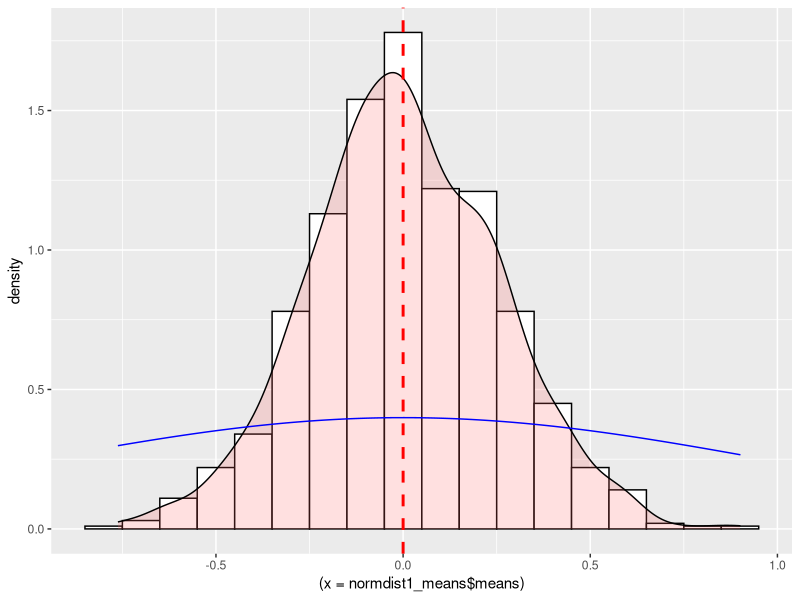
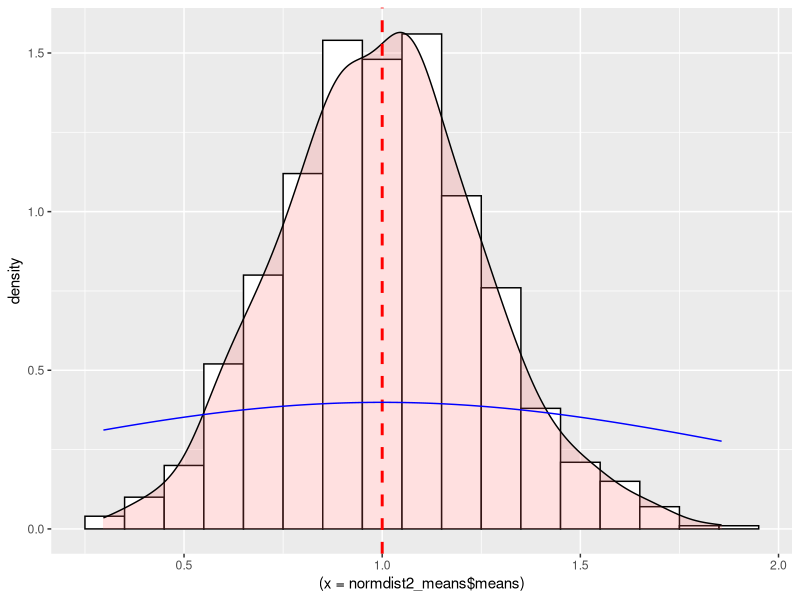
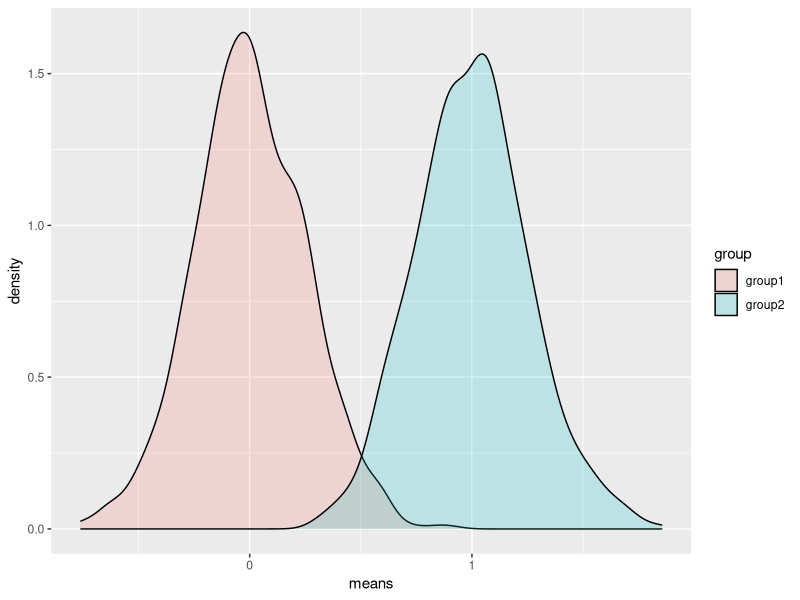
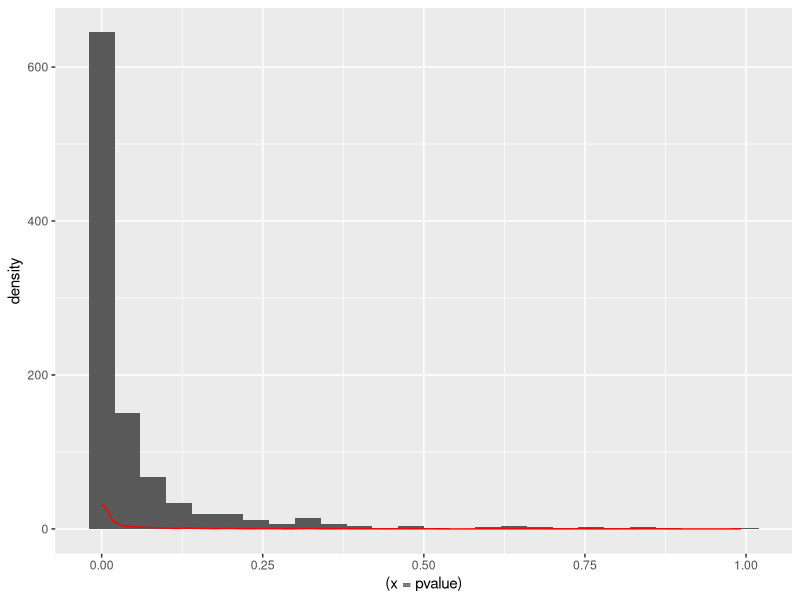
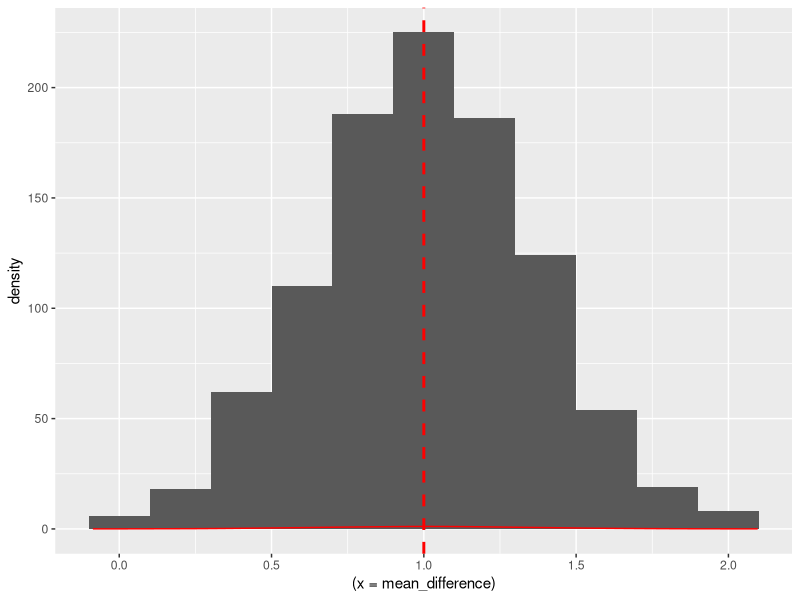
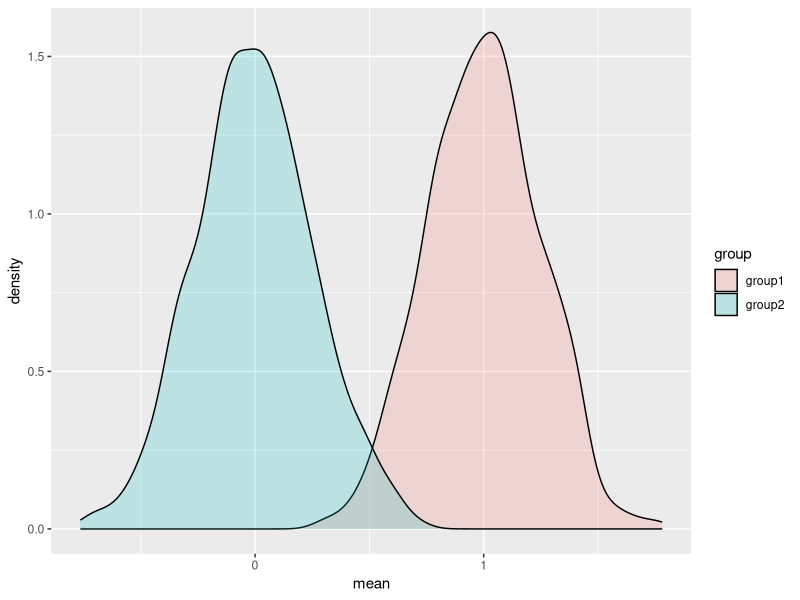

The R script that drew these images, in order:
# load neccesary libraries
library(ggplot2)
library(MASS) #for the mvrnorm function to follow

# set constants
mu1 <- 0 # mean for first group
mu2 <- 1 # mean for second group
sd1 <- 1 # standard deviation for first group
sd2 <- 1 # standard deviation for second group
n <- 16 # number of observations per group
numberOfSimulations <- 1000 # number of simulations to run

# set the seed to create reproducability
set.seed(1024453)

# run the test resulting in n x numberOfSimulations matrix for the first group
normdist1 <- matrix(data=rnorm(n * numberOfSimulations, mean = mu1, sd = sd1), nrow=numberOfSimulations)
normdist1_means <- data.frame(means=apply(normdist1, 1, mean))

g <- ggplot(normdist1_means, aes((x = normdist1_means$means))) 
g + geom_histogram(aes(y=..density..), binwidth = 0.1, color = "black", fill = "white") + geom_density(alpha=.2, fill="#FF6666") + geom_vline(aes(xintercept=mu1), color="red", linetype="dashed", size=1) + stat_function(fun = dnorm, args = list(mean = mu1, sd = sd1), color = "blue")

# end of first group simulation

# run the test resulting in n x numberOfSimulations matrix for the second group
normdist2 <- matrix(data=rnorm(n * numberOfSimulations, mean = mu2, sd = sd2), nrow=numberOfSimulations)
normdist2_means <- data.frame(means=apply(normdist2, 1, mean))

m <- ggplot(normdist2_means, aes((x = normdist2_means$means))) 
m + geom_histogram(aes(y=..density..), binwidth = 0.1, color = "black", fill = "white") + geom_density(alpha=.2, fill="#FF6666") + geom_vline(aes(xintercept=mu2), color="red", linetype="dashed", size=1) + stat_function(fun = dnorm, args = list(mean = mu2, sd = sd2), color = "blue")

# end of second group simulation

# Add a new column with the name group and entries as 'group1' and 'group2' respectively
normdist1_means$group <- 'group1'
normdist2_means$group <- 'group2'

# combine the two distributions of the means using 'rbind' into a single column with their respective identifiers in the second
# column labeled group. 

normdist <- rbind(normdist1_means, normdist2_means)

# plot normdist data using frequency distributions of the means and 
ggplot(normdist, aes(means, fill = group)) + geom_density(alpha = 0.2)

# the following section of the code is adapted from Colquhoun et. al. 

cor=0.   #correlation = 0
# Establish covariance matrix for multivariate normal distrubtion simulation
var1 = sd1^2
var2 = sd2^2
sigma = matrix(c(var1,cor,cor,var2),2,2)

# Initialize variables
mean <- c(mu1, mu2)
mean_group1 <- vector(length = numberOfSimulations)
mean_group2 <- vector(length = numberOfSimulations)
mean_difference <- vector(length = numberOfSimulations)
pvalue <- vector(length = numberOfSimulations)
lowCI <- vector(length = numberOfSimulations)
highCI <- vector(length = numberOfSimulations)
sig_Pvalue = 0

# define p values for counting the number of p values between 0 and 0.05
#set min and max P values for "significance"
minPvalue = 0.0
maxPvalue = 0.05

# set random number generator seed so sequence repeats
set.seed(1024453)

for (r in c(1:numberOfSimulations))
{
        #simulate 2D data using multivariate normal distribution
        simdata = mvrnorm(n = n, mean, sigma)
        
        #label column headers to the generated values
        colnames(simdata) = c('group1', 'group2') 
        
        summary(simdata)
        simA = simdata[1:n,1] # assigns column 1 of the 16 observations to a new variable simA
        simA
        simB = simdata[1:n,2] # assigns column 2 of the 16 observations to a new variable simB
        simB
        
        # conduct two-sided t-test with alpha = 5% and with paired = FALSE and assume equal variance between the two groups
        
        tresult <- t.test(simB,simA,alternative="two.sided", paired = FALSE, var.equal = TRUE,
                        conf.level = 0.95)
        # calculate difference between the means of the two groups
        mean_difference[r] = tresult$estimate[1] - tresult$estimate[2]
        mean_group1[r] <- tresult$estimate[1]
        mean_group2[r] <- tresult$estimate[2]
        p <- tresult$p.value
        pvalue[r] <- p 
        lowCI[r] <- tresult$conf.int[1]
        highCI[r] <- tresult$conf.int[2]
        if (p > minPvalue & p <= maxPvalue) sig_Pvalue = sig_Pvalue + 1
}

# plot frequency histogram of pvalues using ggplot and overlaid with a density plot in red
#convert pvalue from vector to data.frame as ggplot doesn't take vector input
pvalue <- as.data.frame(pvalue)
g <- ggplot(pvalue, aes((x = pvalue))) 
g + geom_histogram(binwidth = 0.04, main = "Distribution of P values") + geom_density(alpha = 0.2, aes(y=..density..), color = "red")

# plot frequency histogram of mean difference values using ggplot and a vertical line to intersect at x =1 
#convert mean difference from vector to data.frame as ggplot doesn't take vector input
mean_difference <- as.data.frame(mean_difference)
g <- ggplot(mean_difference, aes((x = mean_difference))) 
g + geom_histogram(binwidth = 0.2, main = "Distribution of mean difference") + geom_density(alpha = 0.2, aes(x = mean_difference), color = "red") + geom_vline(aes(xintercept=1), color="red", linetype="dashed", size=1)


# plot frequency histogram of distribution of means in group 1 and group 2 using ggplot 
#convert means from vector to data.frame as ggplot doesn't take vector input
mean_group1 <- as.data.frame(mean_group1)
names(mean_group1[1]) <- 'mean'

mean_group2 <- as.data.frame(mean_group2)
mean_group1$group <- 'group1'
mean_group2$group <- 'group2'
colnames(mean_group1) <- c('mean', 'group')
colnames(mean_group2) <- c('mean', 'group')
meandist <- rbind(mean_group1, mean_group2)
ggplot(meandist, aes(mean, fill = group)) + geom_density(alpha = 0.2)

# calculate the power of the t test
test_power <- power.t.test(n = n, sd =  sd1, delta = 1, sig.level = maxPvalue, type = "two.sample", power=NULL)
test_power
test_power$power
test_power$sig.level

# print the number of significant p-values in this simulation
sig_Pvalue



        